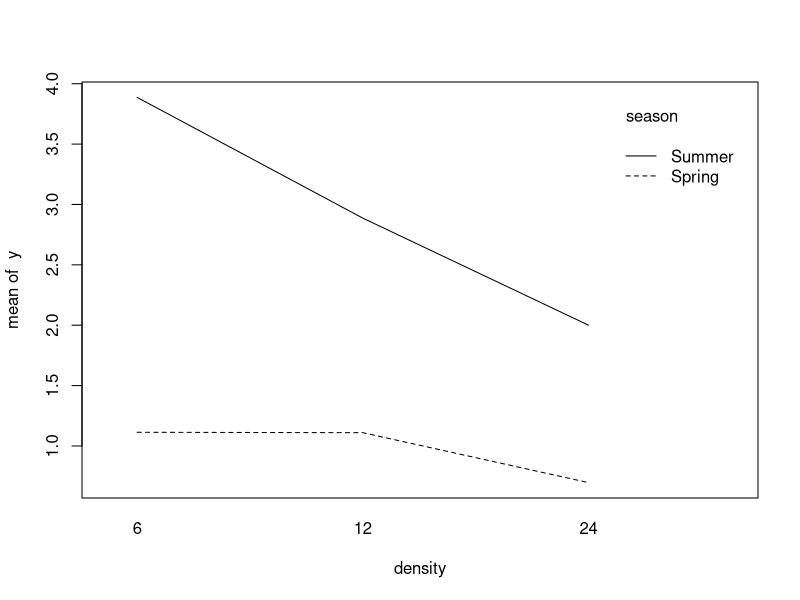

The R source for this figure:
## Create data ####
season  <- factor(rep(c("Spring", "Summer"), each = 6))
density <- factor(rep(c(6, 12, 24), each = 3))
y <- c(1.17, 0.50, 1.67, 1.50, 0.83, 1.00, 0.67, 0.67, 0.75,
       4.00, 3.83, 3.83, 3.33, 2.58, 2.75, 2.54, 1.83, 1.63)

design <- expand.grid(density = factor(c(6, 12, 24)), season = c("Spring", "Summer"))
snails <- data.frame(design[rep(1:nrow(design), each = 3),], y = y)

## Have a look at interaction plot ####
with(snails, interaction.plot(x.factor = density, trace.factor = season, 
                              response = y))

## Fit two-way ANOVA model with interaction ####
options(contrasts = c("contr.treatment", "contr.treatment"))
fit <- aov(y ~ season * density, data = snails)
summary(fit)

## Fit a model per season ####
fit.spring <- aov(y ~ density, data = subset(snails, season == "Spring"))
fit.summer <- aov(y ~ density, data = subset(snails, season == "Summer"))

summary(fit.spring)
summary(fit.summer)

0.1722 / 0.144

pf(1.2, 2, 12, lower.tail = FALSE)

coef(fit)
coef(fit.spring)
coef(fit.summer)
